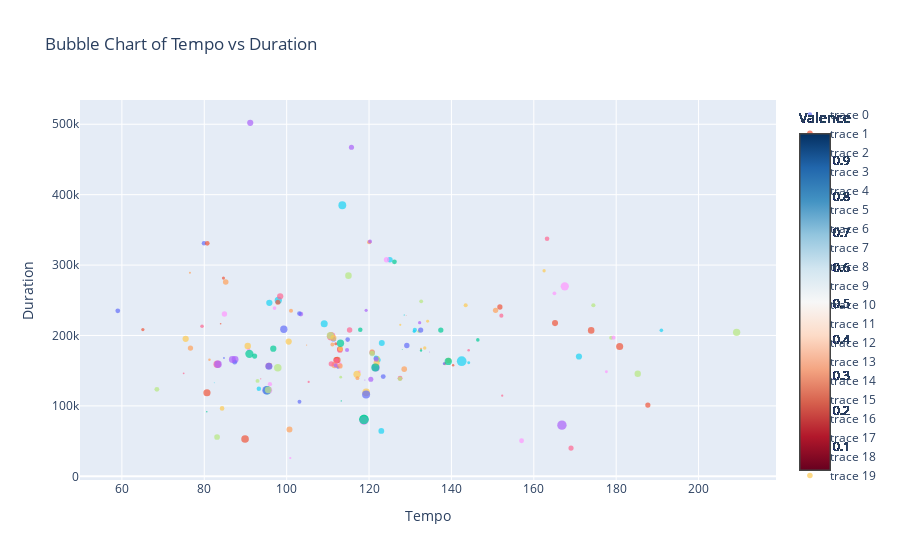

The notebook cell this image was saved under:
### Code cell
# Normalize Loudness values
# max_loudness = df2['Loudness'].max()
# df2['Normalized Loudness'] = df2['Loudness'] / max_loudness

# Create Bubble Chart
fig = go.Figure()

# Add traces for each track
for index, row in df2.iterrows():
    fig.add_trace(go.Scatter(
        x=[row['Tempo']],
        y=[row['Duration']],
        mode='markers',
        marker=dict(
            size=row['Energy'] * 10,  # Adjust the size of the bubbles based on Energy
            color=row['Valence'],  # Use Valence for the color of the bubbles
            colorscale='RdBu',  # Set the color scale from red to blue
            cmin=df2['Valence'].min(),  # Set the minimum value for the color scale
            cmax=df2['Valence'].max(),  # Set the maximum value for the color scale
            opacity= 0.7, # row['Normalized Loudness'],  # Set the opacity based on Normalized Loudness
            colorbar=dict(
                title='Valence'  # Label for the colorbar
            )
        ),
        text=df2['Track Name'],  # Text to display when hovering over the bubbles
        hoverinfo='text'
    ))

# Update layout
fig.update_layout(
    title='Bubble Chart of Tempo vs Duration',
    xaxis=dict(title='Tempo'),
    yaxis=dict(title='Duration')
)

# Show the plot
fig.show()
